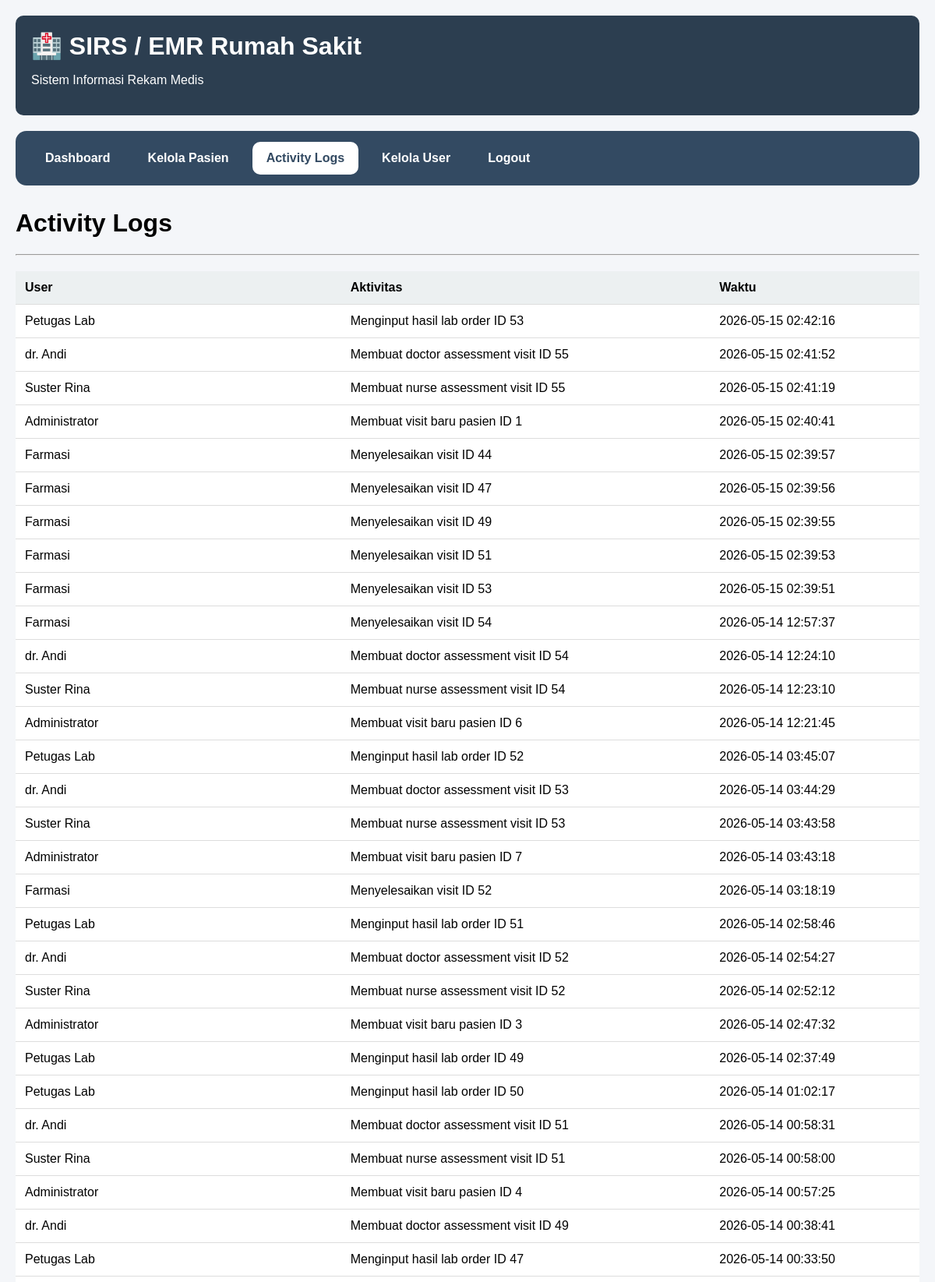
Page /modules/admin/activity_logs.php (signed in, upper part) on the committed database.
### tables this page shows
CREATE TABLE `activity_logs` (
  `id` int(11) NOT NULL,
  `user_id` int(11) NOT NULL,
  `activity` text DEFAULT NULL,
  `created_at` timestamp NOT NULL DEFAULT current_timestamp()
);

CREATE TABLE `users` (
  `id` int(11) NOT NULL,
  `name` varchar(100) NOT NULL,
  `email` varchar(100) NOT NULL,
  `password` varchar(255) NOT NULL,
  `role` enum('admin','nurse','doctor','lab','pharmacy','inpatient') DEFAULT NULL,
  `created_at` timestamp NOT NULL DEFAULT current_timestamp()
);

### modules/admin/activity_logs.php (the view, shortened to what this page needs)
<?php
include '../../config/database.php';
$query = mysqli_query(
    $conn,
    "SELECT activity_logs.*,
users.name
FROM activity_logs
JOIN users
ON activity_logs.user_id = users.id
ORDER BY activity_logs.created_at DESC"
);
include '../../templates/header.php';
include '../../templates/navbar.php';
?>
<h1>Activity Logs</h1>
<hr>
<div class="table-container">
    <table>
        <tr>
            <th>User</th>
            <th>Aktivitas</th>
            <th>Waktu</th>
        </tr>
        <?php while ($log = mysqli_fetch_assoc($query)) { ?>
            <tr>
                <td>
                    <?= $log['name']; ?>
                </td>
                <td>
                    <?= $log['activity']; ?>
                </td>
                <td>
                    <?= $log['created_at']; ?>
                </td>
            </tr>
        <?php } ?>
    </table>
</div>
<?php
include '../../templates/footer.php';
?>

### assets/css/style.css (style rules this page uses)
body { font-family: Arial, sans-serif; background: #f4f6f9; margin: 0; padding: 20px; }
table { width: 100%; border-collapse: collapse; background: white; }
th, td { padding: 12px; border-bottom: 1px solid #ddd; text-align: left; }
th { background: #ecf0f1; }
.table-container { overflow-x: auto; margin-top: 20px; }

### rows in the picture
activity_logs: user.name "Petugas Lab", activity "Menginput hasil lab order ID 53", created_at "2026-05-15 02:42:16"
activity_logs: user.name "dr. Andi", activity "Membuat doctor assessment visit ID 55", created_at "2026-05-15 02:41:52"
activity_logs: user.name "Suster Rina", activity "Membuat nurse assessment visit ID 55", created_at "2026-05-15 02:41:19"
activity_logs: user.name "Administrator", activity "Membuat visit baru pasien ID 1", created_at "2026-05-15 02:40:41"
activity_logs: user.name "Farmasi", activity "Menyelesaikan visit ID 44", created_at "2026-05-15 02:39:57"
activity_logs: user.name "Farmasi", activity "Menyelesaikan visit ID 47", created_at "2026-05-15 02:39:56"
activity_logs: user.name "Farmasi", activity "Menyelesaikan visit ID 49", created_at "2026-05-15 02:39:55"
activity_logs: user.name "Farmasi", activity "Menyelesaikan visit ID 51", created_at "2026-05-15 02:39:53"
activity_logs: user.name "Farmasi", activity "Menyelesaikan visit ID 53", created_at "2026-05-15 02:39:51"
activity_logs: user.name "Farmasi", activity "Menyelesaikan visit ID 54", created_at "2026-05-14 12:57:37"
activity_logs: user.name "dr. Andi", activity "Membuat doctor assessment visit ID 54", created_at "2026-05-14 12:24:10"
activity_logs: user.name "Suster Rina", activity "Membuat nurse assessment visit ID 54", created_at "2026-05-14 12:23:10"
activity_logs: user.name "Administrator", activity "Membuat visit baru pasien ID 6", created_at "2026-05-14 12:21:45"
activity_logs: user.name "Petugas Lab", activity "Menginput hasil lab order ID 52", created_at "2026-05-14 03:45:07"
activity_logs: user.name "dr. Andi", activity "Membuat doctor assessment visit ID 53", created_at "2026-05-14 03:44:29"
activity_logs: user.name "Suster Rina", activity "Membuat nurse assessment visit ID 53", created_at "2026-05-14 03:43:58"
activity_logs: user.name "Administrator", activity "Membuat visit baru pasien ID 7", created_at "2026-05-14 03:43:18"
activity_logs: user.name "Farmasi", activity "Menyelesaikan visit ID 52", created_at "2026-05-14 03:18:19"
activity_logs: user.name "Petugas Lab", activity "Menginput hasil lab order ID 51", created_at "2026-05-14 02:58:46"
activity_logs: user.name "dr. Andi", activity "Membuat doctor assessment visit ID 52", created_at "2026-05-14 02:54:27"
activity_logs: user.name "Suster Rina", activity "Membuat nurse assessment visit ID 52", created_at "2026-05-14 02:52:12"
activity_logs: user.name "Administrator", activity "Membuat visit baru pasien ID 3", created_at "2026-05-14 02:47:32"
activity_logs: user.name "Petugas Lab", activity "Menginput hasil lab order ID 49", created_at "2026-05-14 02:37:49"
activity_logs: user.name "Petugas Lab", activity "Menginput hasil lab order ID 50", created_at "2026-05-14 01:02:17"
activity_logs: user.name "dr. Andi", activity "Membuat doctor assessment visit ID 51", created_at "2026-05-14 00:58:31"
activity_logs: user.name "Suster Rina", activity "Membuat nurse assessment visit ID 51", created_at "2026-05-14 00:58:00"
activity_logs: user.name "Administrator", activity "Membuat visit baru pasien ID 4", created_at "2026-05-14 00:57:25"
activity_logs: user.name "dr. Andi", activity "Membuat doctor assessment visit ID 49", created_at "2026-05-14 00:38:41"
activity_logs: user.name "Petugas Lab", activity "Menginput hasil lab order ID 47", created_at "2026-05-14 00:33:50"
